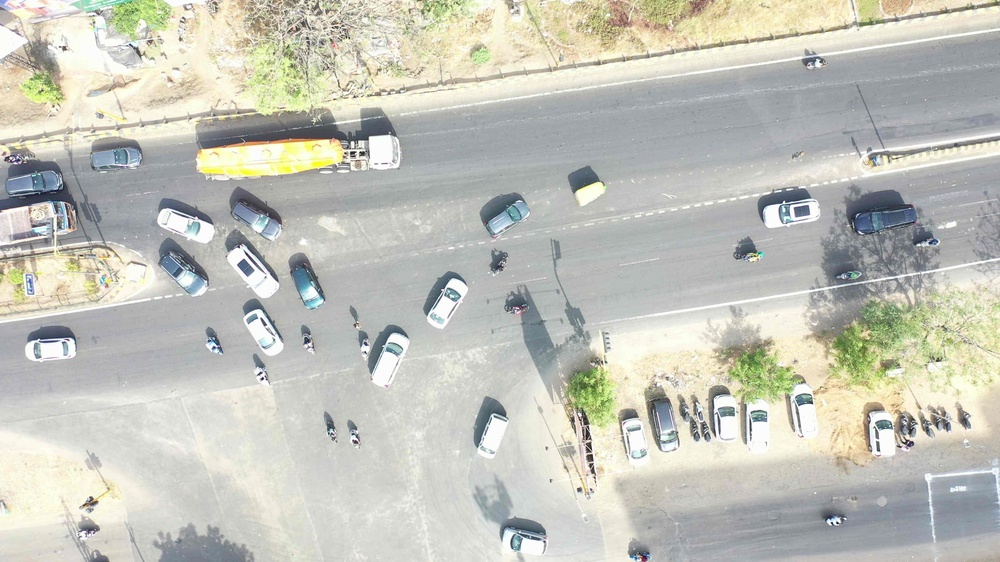
#> input picture Sample Images/0Ago_SddH_jFbn.jpg, 1000 x 562 px, shrunk from 3840 x 2160 before the run
$ python -i DRASHTI-HaOBB_Augmentation.py   (imports and definitions only)
#> lines starting #> are read from the running program, lines starting #| are printed output that depends on the picture
#> further down, picture is the input picture: shape (562, 1000, 3); mean B, G, R 186.1, 195.6, 195
import cv2
import numpy as np
import random
import os
import argparse

degrees= 180
translate= 0.1
scale= 0.5
hsv_h= 0.0188
hsv_s= 0.704
hsv_v= 0.36

def augment_hsv(im, hgain=0.5, sgain=0.5, vgain=0.5):
    # HSV color-space augmentation
#> called with hgain = 0.5, sgain = 0.5, vgain = 0.5
    if hgain or sgain or vgain:
        r = np.random.uniform(-1, 1, 3) * [hgain, sgain, vgain] + 1  # random gains
        hue, sat, val = cv2.split(cv2.cvtColor(im, cv2.COLOR_BGR2HSV))
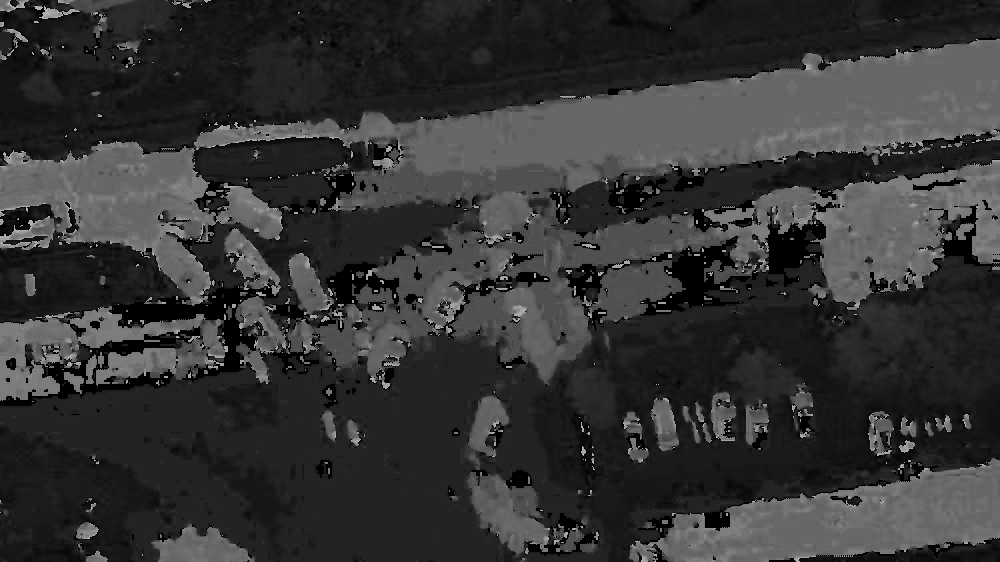
#> hue: shape (562, 1000); min 0, max 179, mean 52.7
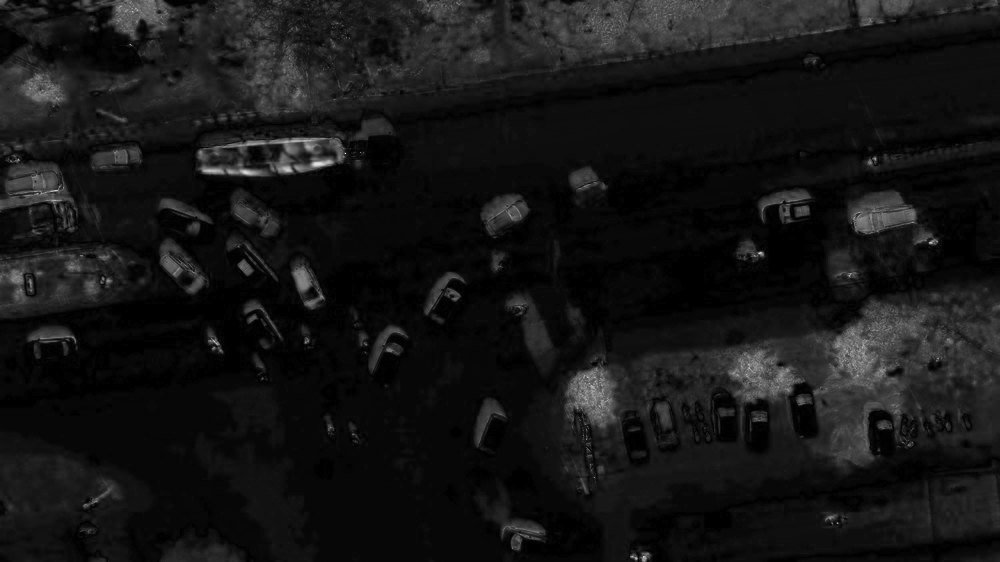
#> sat: shape (562, 1000); min 0, max 255, mean 21.3
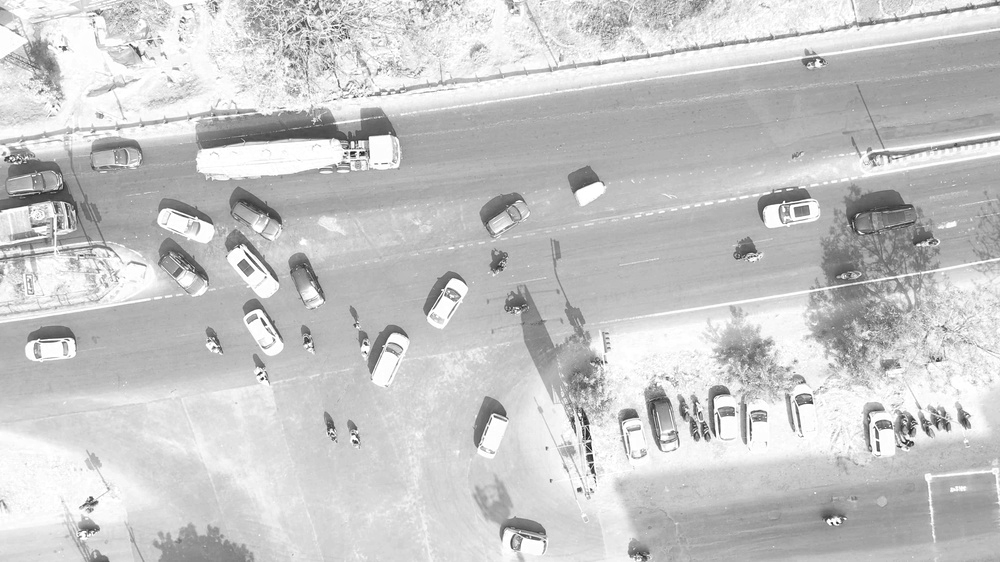
#> val: shape (562, 1000); min 10, max 255, mean 199.3
        dtype = im.dtype  # uint8

        x = np.arange(0, 256, dtype=r.dtype)
        lut_hue = ((x * r[0]) % 180).astype(dtype)
        lut_sat = np.clip(x * r[1], 0, 255).astype(dtype)
#> lut_sat = 256 values from 0 to 255
        lut_val = np.clip(x * r[2], 0, 255).astype(dtype)
#> lut_val = 256 values from 0 to 255

        im_hsv = cv2.merge((cv2.LUT(hue, lut_hue), cv2.LUT(sat, lut_sat), cv2.LUT(val, lut_val)))
#> im_hsv: shape (562, 1000, 3); mean H, S, V 54.5, 25.3, 215.6
        cv2.cvtColor(im_hsv, cv2.COLOR_HSV2BGR, dst=im)  # no return needed
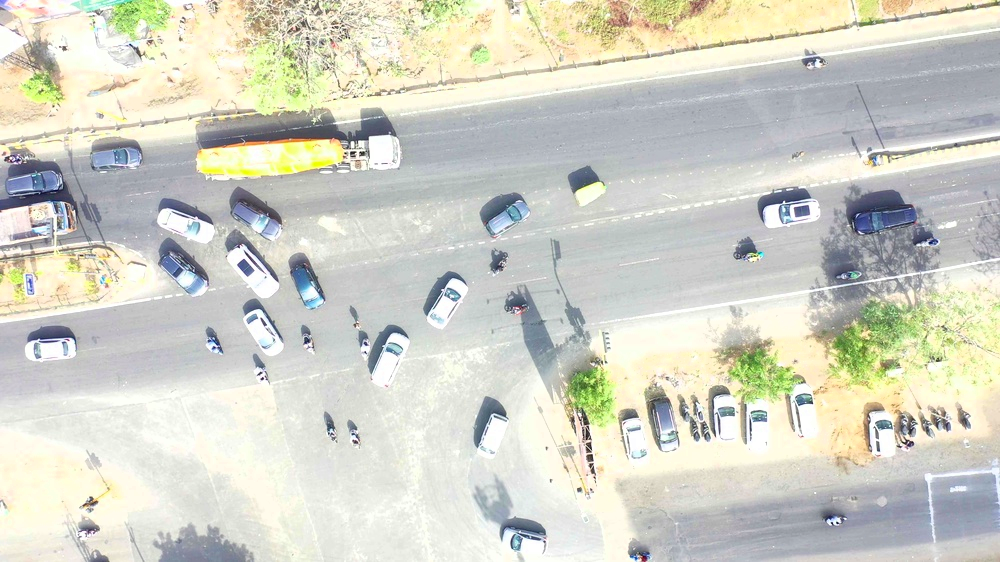
#> im: shape (562, 1000, 3); mean B, G, R 198.5, 210.3, 209.6

class Colors:
    # Ultralytics color palette https://ultralytics.com/
    def __init__(self):
        # hex = matplotlib.colors.TABLEAU_COLORS.values()
        hex = ('FF3838', 'FF9D97', 'FF701F', 'FFB21D', 'CFD231', '48F90A', '92CC17', '3DDB86', '1A9334', '00D4BB',
               '2C99A8', '00C2FF', '344593', '6473FF', '0018EC', '8438FF', '520085', 'CB38FF', 'FF95C8', 'FF37C7')
        self.palette = [self.hex2rgb('#' + c) for c in hex]
        self.n = len(self.palette)

    def __call__(self, i, bgr=False):
        c = self.palette[int(i) % self.n]
        return (c[2], c[1], c[0]) if bgr else c

    @staticmethod
    def hex2rgb(h):  # rgb order (PIL)
        return tuple(int(h[1 + i:1 + i + 2], 16) for i in (0, 2, 4))

class_dict = {
    "Auto3WCargo": 0,
    "AutoRicksaw": 1,
    "Bus": 2,
    "Container": 3,
    "Mixer": 4,
    "MotorCycle": 5,
    "PickUp": 6,
    "SUV": 7,
    "Sedan": 8,
    "Tanker": 9,
    "Tipper": 10,
    "Trailer": 11,
    "Truck": 12,
    "Van": 13
}
colors = Colors()  # create instance for 'from utils.plots import colors'

#label format: (number of gts,[cls, x1,y1,x2,y2,x3,y3,x4,y4, θ])
# [155 lines left out: functions read_label, apply_aug, draw_lbl, parse_opt, main, not called in this run]

# [2 lines not run here, left out]

>>> import cv2
>>> picture = cv2.imread('Sample Images/0Ago_SddH_jFbn.jpg')
>>> result = augment_hsv(picture)
